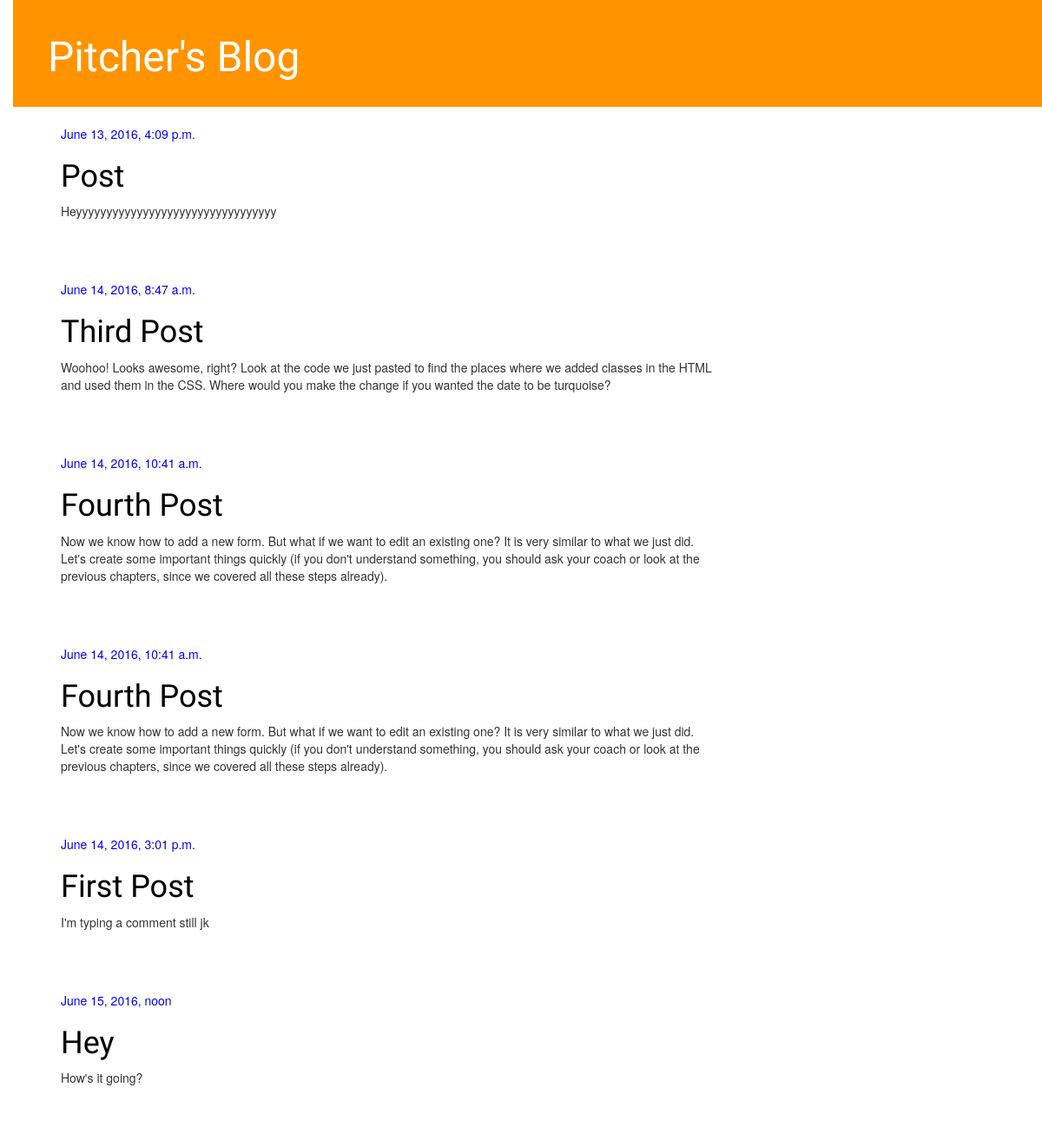
/, run on an earlier commit of the app's database.
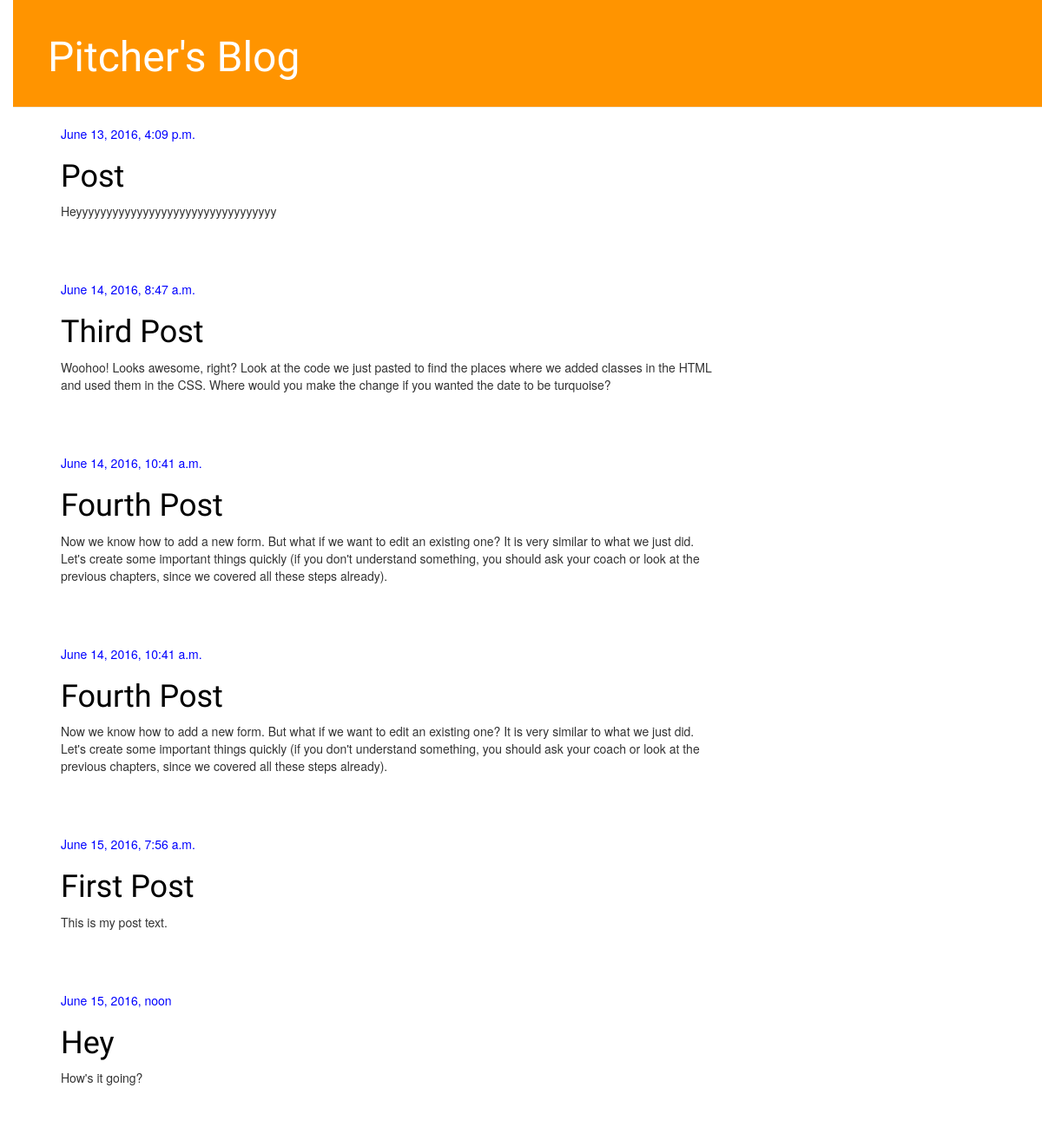
And on a later commit of the database.
### blog/models.py (models this page shows, shortened)
class Post(models.Model):
    author = models.ForeignKey('auth.User')
    title = models.CharField(max_length=200)
    text = models.TextField()
    created_date = models.DateTimeField(
        default=timezone.now)
    published_date = models.DateTimeField(
        blank=True, null=True)

### blog/views.py (the view)
# urls.py: url(r'^$', views.post_list, name='post_list'),
def post_list(request):
    posts = Post.objects.filter(published_date__lte=timezone.now()).order_by('published_date')
    return render(request, 'blog/post_list.html', {'posts': posts})

### blog/templates/blog/post_list.html
			{% extends 'blog/base.html' %}
			{% block content %}
            	{% for post in posts %}
                    <div class="post">
                        <div class="date">
                            {{ post.published_date }}
                        </div>
                        <h1><a href="{% url 'post_detail' pk=post.pk %}">{{ post.title }}</a></h1>
                        <p>{{ post.text|linebreaks }}</p>
                    </div>
                {% endfor %}
             {% endblock %}

What changed in the data, as far as the page shows it:
changed Post "First Post": published_date "June 14, 2016, 3:01 p.m." → "June 15, 2016, 7:56 a.m."; text "I'm typing a comment still jk" → "This is my post text."
